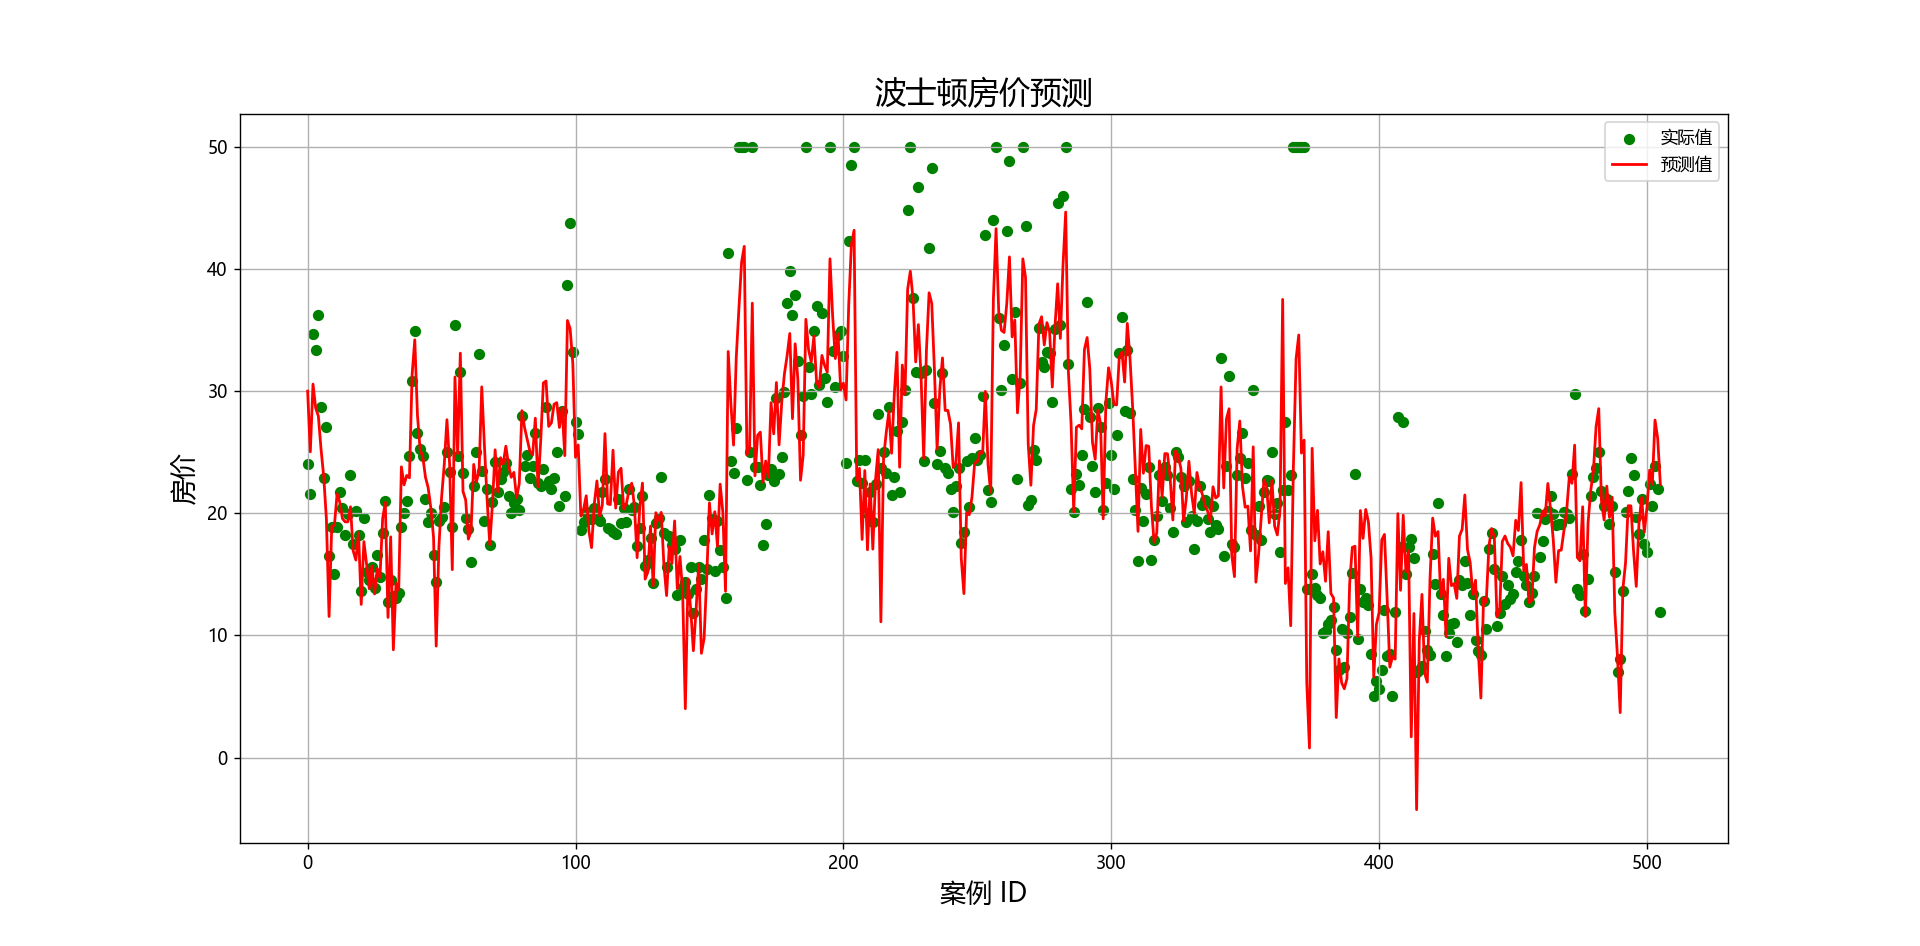

Source code (Python):
import numpy as np
import pandas as pd
import matplotlib.pyplot as plt
import matplotlib as mpl

# 设置中文字体
mpl.rc('font', family='Microsoft YaHei')

class LinearRegression:
    def __init__(self):
        self.theta = None

    def fit(self, input_datax, datay, learning_rate=0.01, lamda=0.01, maxstep=1e6, stoplearn_count=50):
        sample_num, character_num = input_datax.shape
        datax = np.c_[input_datax, np.ones(sample_num)]  # 添加截距项
        self.theta = np.zeros((character_num + 1, 1))  # 初始化theta
        last_better = 0
        last_theta = float('inf')  # 初始化损失为无穷大

        for step in range(int(maxstep)):
            predict = datax.dot(self.theta)
            jtheta = np.mean((predict - datay) ** 2) / 2
            gradient = lamda * self.theta + (datax.T.dot(predict - datay)) / sample_num
            self.theta -= learning_rate * gradient

            if jtheta < last_theta - 1e-8:
                last_theta = jtheta
                last_better = step
            elif step - last_better > stoplearn_count:
                break

    def predict(self, input_datax):
        sample_num = input_datax.shape[0]
        datax = np.c_[input_datax, np.ones(sample_num)]
        return datax.dot(self.theta)

# 加载数据
data = pd.read_csv("housing-data.csv", header=None, delim_whitespace=True)  # 使用delim_whitespace处理空格
datax = data.iloc[:, :-1].values.astype(float)
datay = data.iloc[:, -1].values.reshape(-1, 1).astype(float)


# 特征归一化
datax = (datax - datax.min(axis=0)) / (datax.max(axis=0) - datax.min(axis=0))

# 训练模型
model = LinearRegression()
model.fit(datax, datay, learning_rate=0.5, lamda=0.00003)

# 预测数据
predict_data = model.predict(datax)

# 绘制结果
plt.figure()
plt.scatter(range(len(datay)), datay, color='g', label="实际值", s=30)
plt.plot(range(len(predict_data)), predict_data, 'r-', lw=1.6, label="预测值")
plt.legend(loc='best')
plt.title('波士顿房价预测', fontsize=18)
plt.xlabel('案例 ID', fontsize=15)
plt.ylabel('房价', fontsize=15)
plt.grid(True)
plt.show()
